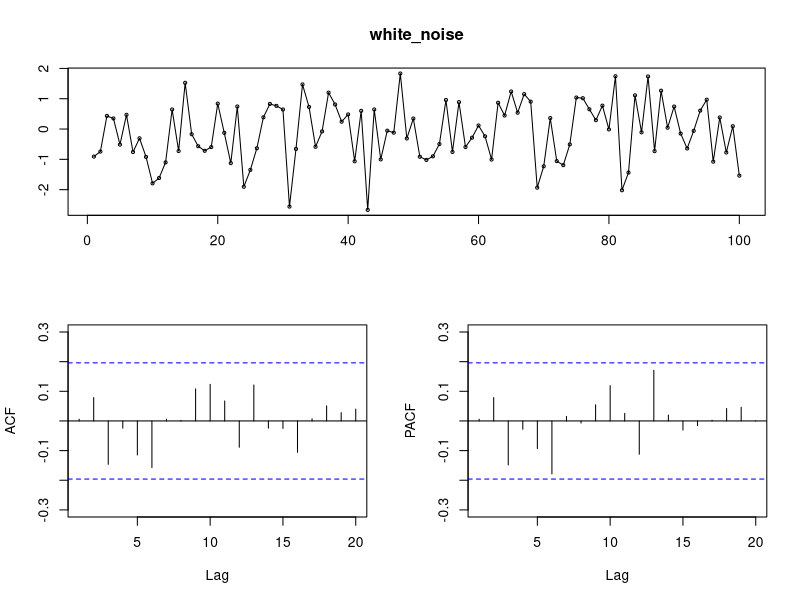
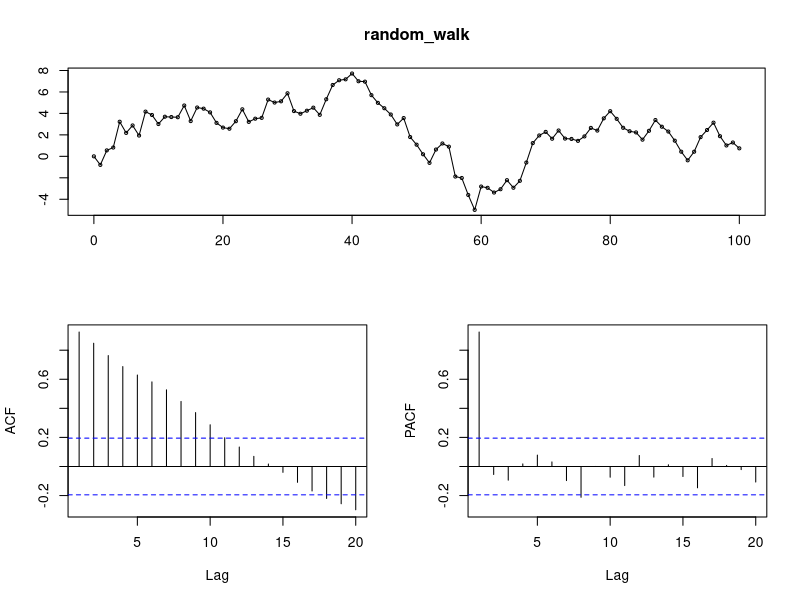
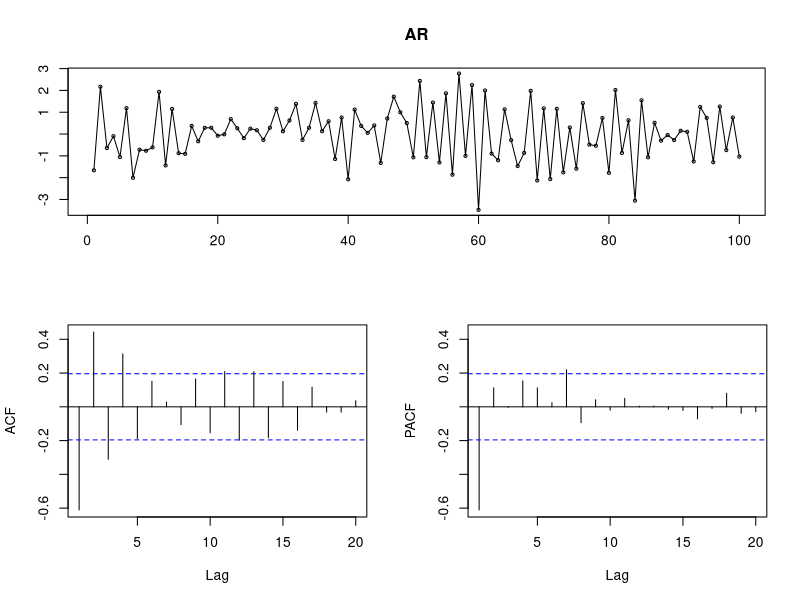
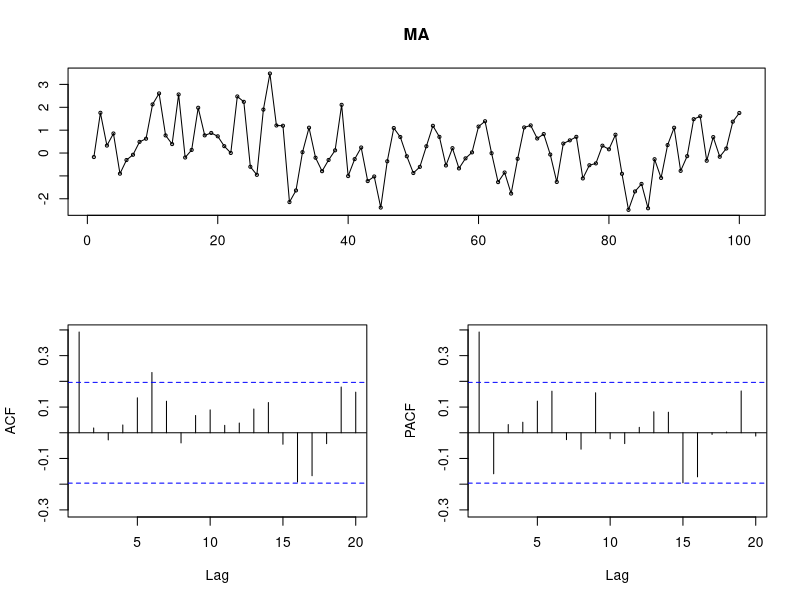
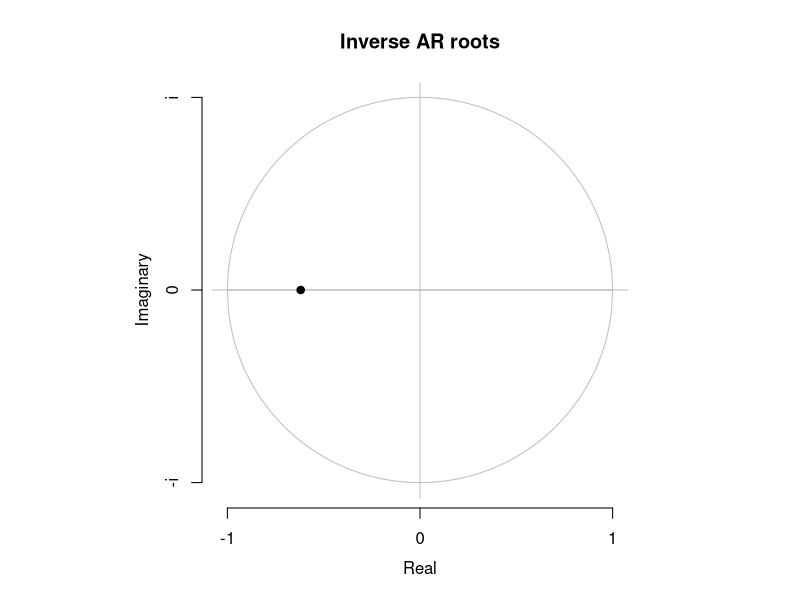
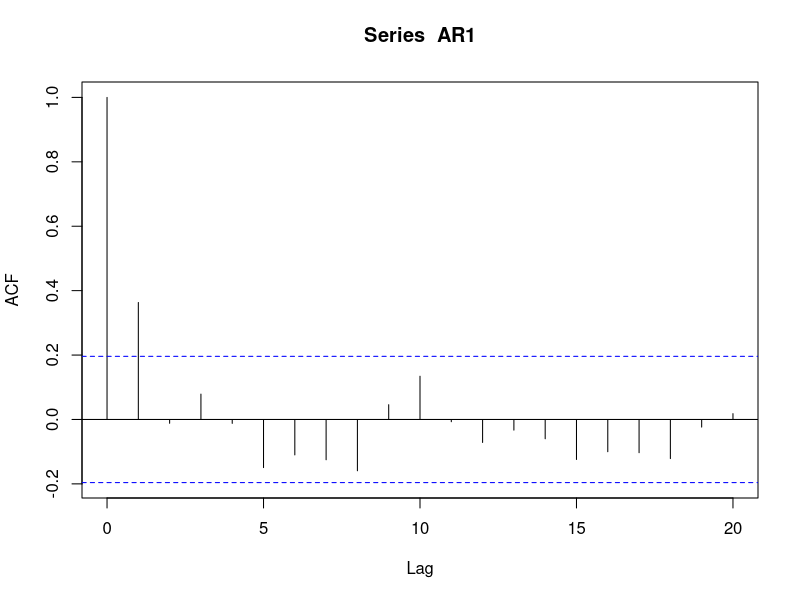
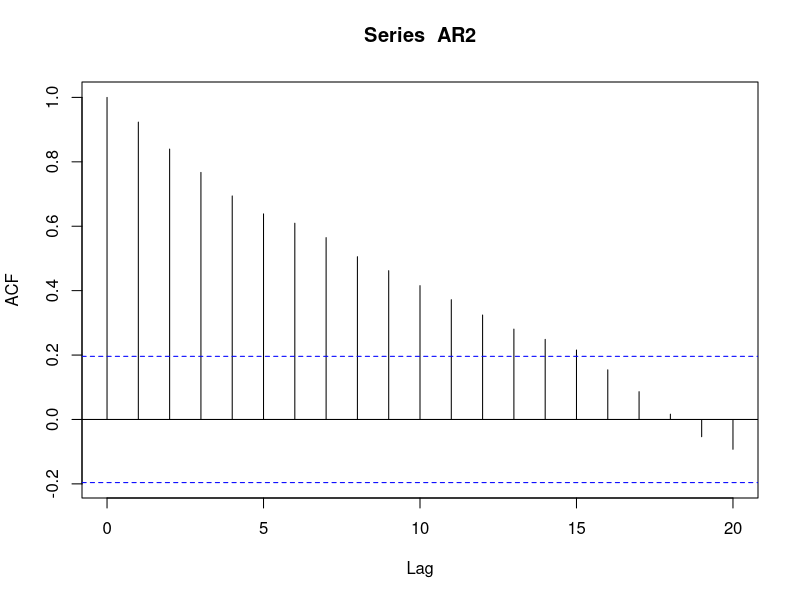
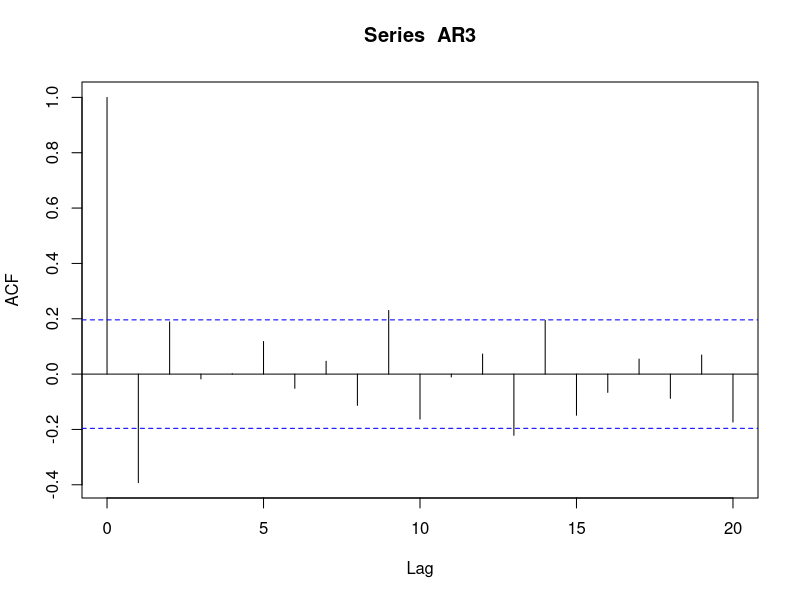

Write R code to recreate these figures, in order.
library( forecast )
library( stats )
library(ggplot2)

# White Noice
white_noise <- arima.sim(model = list(order = c(0,0,0)), n=100)
tsdisplay(white_noise)

# Random Walk
random_walk <- arima.sim(model = list(order = c(0, 1, 0)), n = 100)
tsdisplay(random_walk)

# Auto Regression
#AR <- arima.sim(model = list(order = c(1, 0, 0)), n = 100)
AR <- arima.sim(model = list(ar = -0.5), n = 100)
tsdisplay(AR)

# Meaning Average
#meaning_av <- arima.sim(model = list(order = c(0,0,1)), n=100)
MA <- arima.sim(model = list(ma = 0.5), n = 100)
tsdisplay( MA )

y <- auto.arima(AR)
summary(y)
plot(y)

# Extra investigation of 


AR1 <- arima.sim(model = list(ar = 0.5), n = 100)
AR2 <- arima.sim(model = list(ar = 0.9), n = 100)
AR3 <- arima.sim(model = list(ar = -0.5), n = 100)
AR4 <- arima.sim(model = list(ar = -0.9), n = 100)
acf(AR1)
acf(AR2)
acf(AR3)
acf(AR4)
